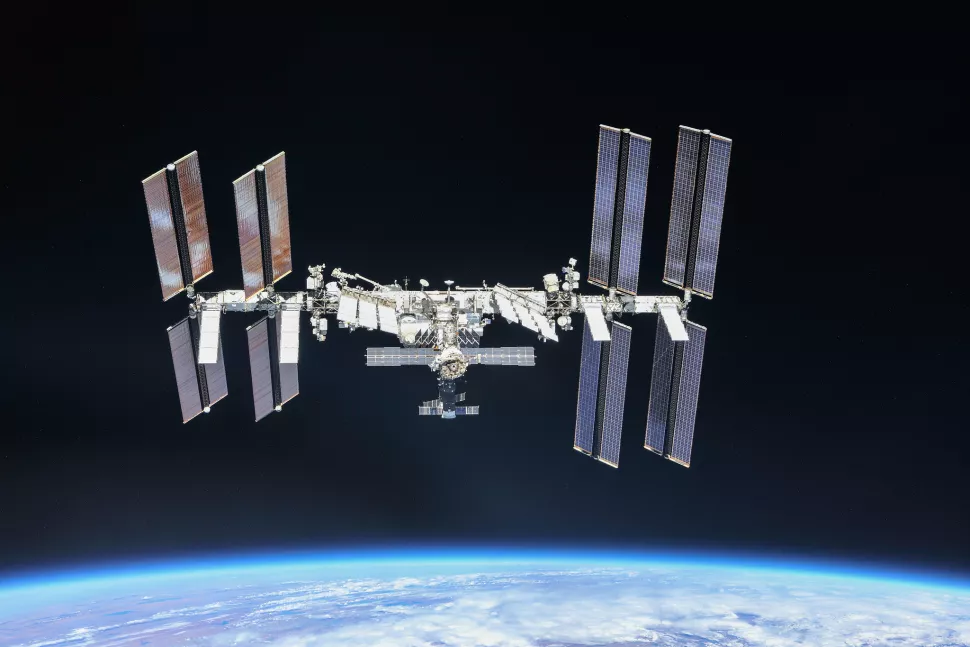
#> input picture Resources/spacestation.png, 970 x 648 px
$ python chapter3_sizecrop.py
#> lines starting #> are read from the running program, lines starting #| are printed output that depends on the picture
import cv2
import numpy as np

print("Chapter 3")

#importing PNG file
img = cv2.imread("Resources/spacestation.png")
#> img is the input picture: shape (648, 970, 3); mean B, G, R 69.8, 56.5, 47.4
print(img.shape)
#| (648, 970, 3)

cv2.imshow("Original Output", img)

#resizing the image
imgResize = cv2.resize(img,(300,200))
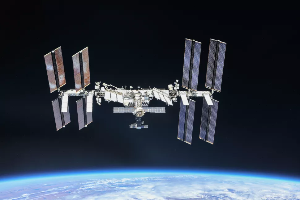
#> imgResize: shape (200, 300, 3); mean B, G, R 69.7, 56.3, 47.2
cv2.imshow("Resized Output", imgResize)


#Cropping
imgCropped = img[0:200,200:500]
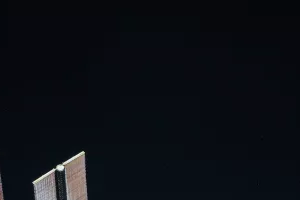
#> imgCropped: shape (200, 300, 3); mean B, G, R 20, 14.4, 11.4
cv2.imshow("Cropped Output", imgCropped)

while True:

    # Exit when Q is pressed
    key = cv2.waitKey(1)
#> (key q is pressed here)
    if key == ord('q'):
        break
